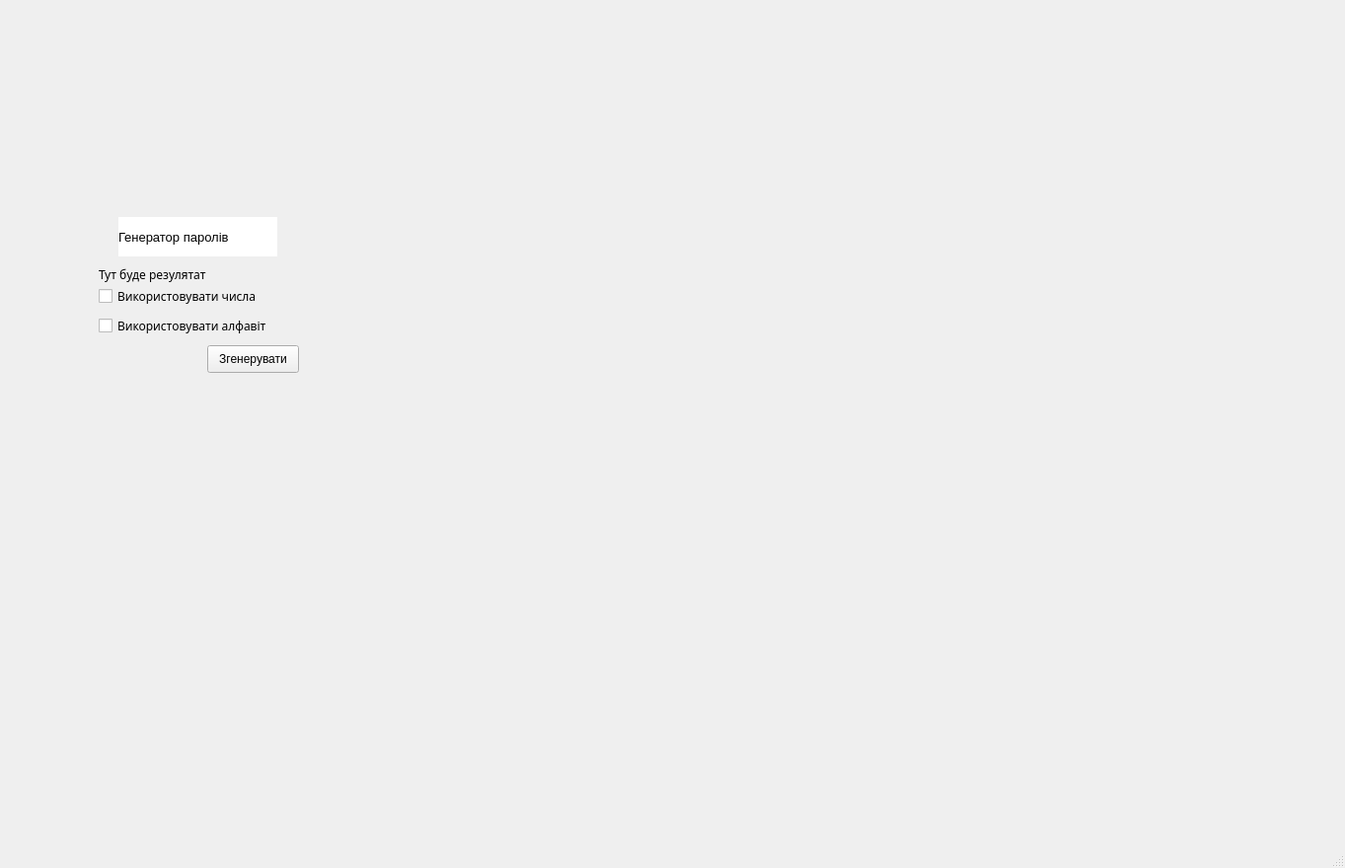
<?xml version="1.0" encoding="UTF-8"?>
<ui version="4.0">
 <class>MainWindow</class>
 <widget class="QMainWindow" name="MainWindow">
  <property name="geometry">
   <rect>
    <x>0</x>
    <y>0</y>
    <width>1363</width>
    <height>880</height>
   </rect>
  </property>
  <property name="windowTitle">
   <string>MainWindow</string>
  </property>
  <widget class="QWidget" name="centralwidget">
   <widget class="QLabel" name="label">
    <property name="geometry">
     <rect>
      <x>120</x>
      <y>220</y>
      <width>161</width>
      <height>40</height>
     </rect>
    </property>
    <property name="font">
     <font>
      <family>MS UI Gothic</family>
      <pointsize>10</pointsize>
     </font>
    </property>
    <property name="styleSheet">
     <string notr="true">background-color: white;
min-height: 40px;
</string>
    </property>
    <property name="text">
     <string>Генератор паролів</string>
    </property>
   </widget>
   <widget class="QLabel" name="label_2">
    <property name="geometry">
     <rect>
      <x>100</x>
      <y>270</y>
      <width>231</width>
      <height>16</height>
     </rect>
    </property>
    <property name="font">
     <font>
      <family>MS PGothic</family>
     </font>
    </property>
    <property name="text">
     <string>Тут буде резулятат</string>
    </property>
   </widget>
   <widget class="QCheckBox" name="checkBox">
    <property name="geometry">
     <rect>
      <x>100</x>
      <y>290</y>
      <width>221</width>
      <height>20</height>
     </rect>
    </property>
    <property name="font">
     <font>
      <family>Yu Gothic UI Light</family>
      <pointsize>9</pointsize>
     </font>
    </property>
    <property name="text">
     <string>Використовувати числа</string>
    </property>
   </widget>
   <widget class="QCheckBox" name="checkBox_2">
    <property name="geometry">
     <rect>
      <x>100</x>
      <y>320</y>
      <width>201</width>
      <height>20</height>
     </rect>
    </property>
    <property name="font">
     <font>
      <family>Yu Gothic UI Light</family>
      <pointsize>9</pointsize>
     </font>
    </property>
    <property name="text">
     <string>Використовувати алфавіт</string>
    </property>
   </widget>
   <widget class="QPushButton" name="pushButton">
    <property name="geometry">
     <rect>
      <x>210</x>
      <y>350</y>
      <width>93</width>
      <height>28</height>
     </rect>
    </property>
    <property name="text">
     <string>Згенерувати</string>
    </property>
   </widget>
  </widget>
  <widget class="QMenuBar" name="menubar">
   <property name="geometry">
    <rect>
     <x>0</x>
     <y>0</y>
     <width>1363</width>
     <height>26</height>
    </rect>
   </property>
  </widget>
  <widget class="QStatusBar" name="statusbar"/>
 </widget>
 <resources/>
 <connections/>
</ui>
